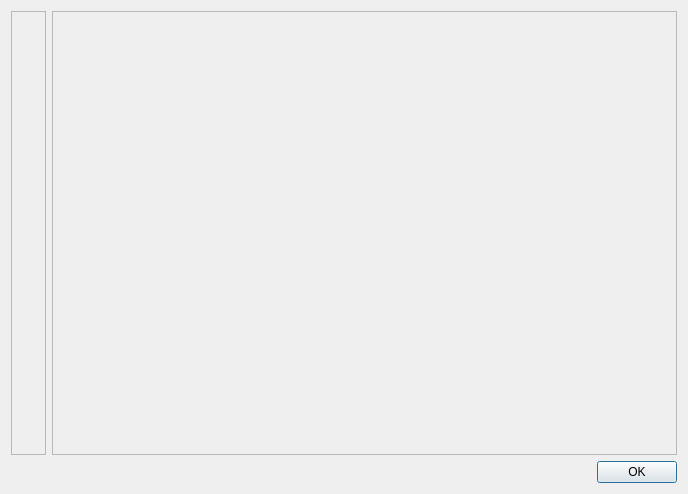
<?xml version="1.0" encoding="UTF-8"?>
<ui version="4.0">
 <class>LicenseDialog</class>
 <widget class="QDialog" name="LicenseDialog">
  <property name="geometry">
   <rect>
    <x>0</x>
    <y>0</y>
    <width>688</width>
    <height>494</height>
   </rect>
  </property>
  <property name="windowTitle">
   <string>Licenses</string>
  </property>
  <layout class="QVBoxLayout" name="verticalLayout">
   <item>
    <layout class="QHBoxLayout" name="horizontalLayout_2">
     <item>
      <widget class="QScrollArea" name="m_anchors">
       <property name="sizePolicy">
        <sizepolicy hsizetype="Minimum" vsizetype="Expanding">
         <horstretch>0</horstretch>
         <verstretch>0</verstretch>
        </sizepolicy>
       </property>
       <property name="maximumSize">
        <size>
         <width>35</width>
         <height>16777215</height>
        </size>
       </property>
       <property name="horizontalScrollBarPolicy">
        <enum>Qt::ScrollBarAlwaysOff</enum>
       </property>
       <property name="widgetResizable">
        <bool>true</bool>
       </property>
       <property name="alignment">
        <set>Qt::AlignLeading|Qt::AlignLeft|Qt::AlignTop</set>
       </property>
       <widget class="QWidget" name="scrollAreaWidgetContents_2">
        <property name="geometry">
         <rect>
          <x>0</x>
          <y>0</y>
          <width>33</width>
          <height>439</height>
         </rect>
        </property>
       </widget>
      </widget>
     </item>
     <item>
      <widget class="QScrollArea" name="m_scrollArea">
       <property name="widgetResizable">
        <bool>true</bool>
       </property>
       <widget class="QWidget" name="scrollAreaWidgetContents">
        <property name="geometry">
         <rect>
          <x>0</x>
          <y>0</y>
          <width>625</width>
          <height>439</height>
         </rect>
        </property>
       </widget>
      </widget>
     </item>
    </layout>
   </item>
   <item>
    <layout class="QHBoxLayout" name="horizontalLayout">
     <item>
      <spacer name="horizontalSpacer">
       <property name="orientation">
        <enum>Qt::Horizontal</enum>
       </property>
       <property name="sizeHint" stdset="0">
        <size>
         <width>40</width>
         <height>20</height>
        </size>
       </property>
      </spacer>
     </item>
     <item>
      <widget class="QPushButton" name="m_ok">
       <property name="text">
        <string>OK</string>
       </property>
      </widget>
     </item>
    </layout>
   </item>
  </layout>
 </widget>
 <resources/>
 <connections>
  <connection>
   <sender>m_ok</sender>
   <signal>clicked()</signal>
   <receiver>LicenseDialog</receiver>
   <slot>accept()</slot>
   <hints>
    <hint type="sourcelabel">
     <x>637</x>
     <y>472</y>
    </hint>
    <hint type="destinationlabel">
     <x>343</x>
     <y>246</y>
    </hint>
   </hints>
  </connection>
 </connections>
</ui>
